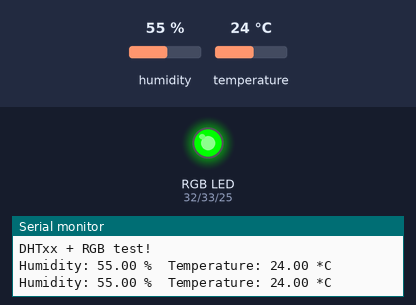
The sketch below on a simulated ESP32. Parts: an RGB LED mixed from three pins (HIGH = lit), the last lines printed to the serial monitor. The inputs (shaded band) are chosen by the test bench; at power-on: humidity 55 %, temperature 24 °C.

Above: at 6.8 s.
6.9 s: humidity set to 68 %
12.3 s: humidity set to 71 %
At 14.4 s:
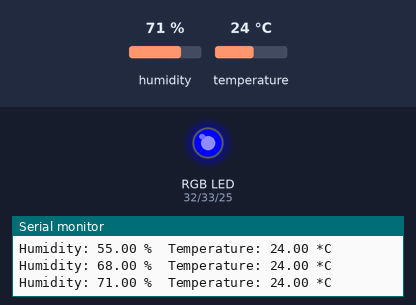
17.7 s: temperature set to 28 °C
23.1 s: temperature set to 31 °C
At 27.3 s:
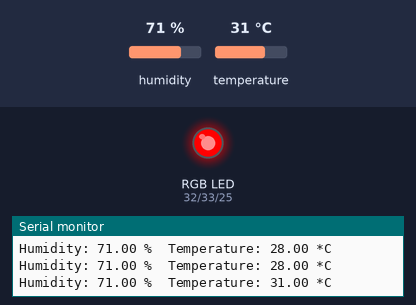
28.5 s: temperature set to 12 °C
At 31.2 s:
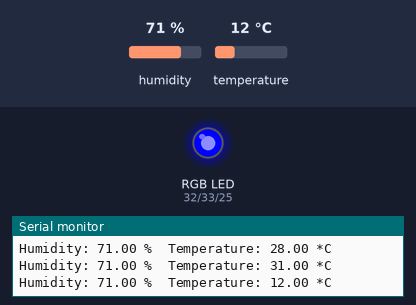
33.9 s: humidity set to 22 %
At 35.1 s:
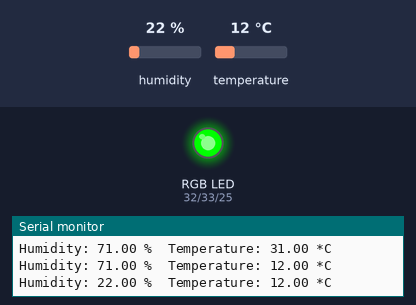
Timing chart, 0 to 36.9 s (numbered marks = the images above; inputs shaded):
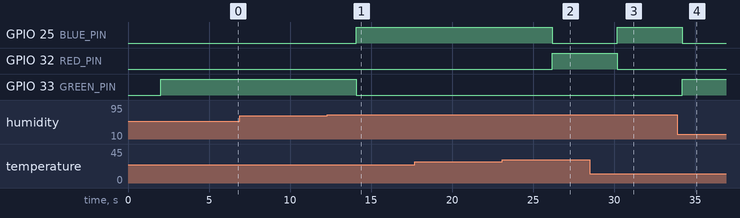

Measured:
- the behaviour switches between 69 and 70 % on humidity (found by bisection; images 0 and 1)
- the behaviour switches between 29 and 30 °C on temperature (found by bisection; images 1 and 2)
- after the input at 12.3 s, GPIO 25 (BLUE_PIN): LOW → HIGH after 1.8 s; GPIO 33 (GREEN_PIN): HIGH → LOW after 1.8 s
- after the input at 23.1 s, GPIO 25 (BLUE_PIN): HIGH → LOW after 3.1 s; GPIO 32 (RED_PIN): LOW → HIGH after 3.1 s
- after the input at 28.5 s, GPIO 25 (BLUE_PIN): LOW → HIGH after 1.7 s; GPIO 32 (RED_PIN): HIGH → LOW after 1.7 s
- after the input at 33.9 s, GPIO 25 (BLUE_PIN): HIGH → LOW after 0.31 s; GPIO 33 (GREEN_PIN): LOW → HIGH after 0.31 s

The sketch:

sketch_oct28a.ino
```cpp
// 初始化 DHT
#include <DHT.h>
#define DHTPIN 4     // DHT 传感器连接到数字引脚 4
#define DHTTYPE DHT11   // DHT 11

DHT dht(DHTPIN, DHTTYPE);

// RGB LED 腳位定義
#define RED_PIN   32
#define GREEN_PIN 33
#define BLUE_PIN  25

void setup() {
  // 启动串口通信
  Serial.begin(115200);
  Serial.println("DHTxx + RGB test!");
  dht.begin();

  // 設定 RGB 腳位為輸出
  pinMode(RED_PIN, OUTPUT);
  pinMode(GREEN_PIN, OUTPUT);
  pinMode(BLUE_PIN, OUTPUT);

  // 初始狀態全部關閉
  digitalWrite(RED_PIN, LOW);
  digitalWrite(GREEN_PIN, LOW);
  digitalWrite(BLUE_PIN, LOW);
}

void loop() {
  delay(2000);
  float h = dht.readHumidity();
  float t = dht.readTemperature();

  Serial.print("Humidity: ");
  Serial.print(h);
  Serial.print(" %\t");
  Serial.print("Temperature: ");
  Serial.print(t);
  Serial.println(" *C ");

  // RGB 控制邏輯
  if (t >= 30 || h >= 90) {
    // 紅燈
    digitalWrite(RED_PIN, HIGH);
    digitalWrite(GREEN_PIN, LOW);
    digitalWrite(BLUE_PIN, LOW);
  } else if (t < 30 && h >= 70 && h < 90) {
    // 藍燈
    digitalWrite(RED_PIN, LOW);
    digitalWrite(GREEN_PIN, LOW);
    digitalWrite(BLUE_PIN, HIGH);
  } else if (t < 30 && h < 70) {
    // 綠燈
    digitalWrite(RED_PIN, LOW);
    digitalWrite(GREEN_PIN, HIGH);
    digitalWrite(BLUE_PIN, LOW);
  } else {
    // 預設全部關閉
    digitalWrite(RED_PIN, LOW);
    digitalWrite(GREEN_PIN, LOW);
    digitalWrite(BLUE_PIN, LOW);
  }

  delay(2000);
}
```
